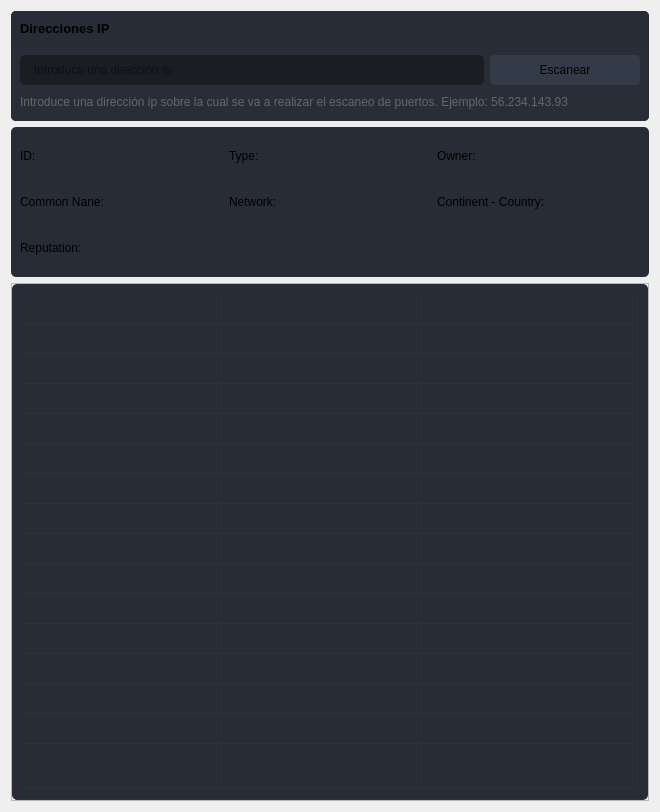
                  <widget class="QWidget" name="page_widgets">
                   <layout class="QVBoxLayout" name="verticalLayout_6">
                    <item>
                     <widget class="QFrame" name="frame">
                      <property name="styleSheet">
                       <string notr="true">border-radius: 5px;</string>
                      </property>
                      <property name="frameShape">
                       <enum>QFrame::StyledPanel</enum>
                      </property>
                      <property name="frameShadow">
                       <enum>QFrame::Raised</enum>
                      </property>
                      <layout class="QVBoxLayout" name="verticalLayout_15">
                       <property name="spacing">
                        <number>0</number>
                       </property>
                       <property name="leftMargin">
                        <number>0</number>
                       </property>
                       <property name="topMargin">
                        <number>0</number>
                       </property>
                       <property name="rightMargin">
                        <number>0</number>
                       </property>
                       <property name="bottomMargin">
                        <number>0</number>
                       </property>
                       <item>
                        <widget class="QFrame" name="frame_div_content_1">
                         <property name="minimumSize">
                          <size>
                           <width>0</width>
                           <height>110</height>
                          </size>
                         </property>
                         <property name="maximumSize">
                          <size>
                           <width>16777215</width>
                           <height>110</height>
                          </size>
                         </property>
                         <property name="styleSheet">
                          <string notr="true">background-color: rgb(41, 45, 56);
border-radius: 5px;
</string>
                         </property>
                         <property name="frameShape">
                          <enum>QFrame::NoFrame</enum>
                         </property>
                         <property name="frameShadow">
                          <enum>QFrame::Raised</enum>
                         </property>
                         <layout class="QVBoxLayout" name="verticalLayout_7">
                          <property name="spacing">
                           <number>0</number>
                          </property>
                          <property name="leftMargin">
                           <number>0</number>
                          </property>
                          <property name="topMargin">
                           <number>0</number>
                          </property>
                          <property name="rightMargin">
                           <number>0</number>
                          </property>
                          <property name="bottomMargin">
                           <number>0</number>
                          </property>
                          <item>
                           <widget class="QFrame" name="frame_title_wid_1">
                            <property name="maximumSize">
                             <size>
                              <width>16777215</width>
                              <height>35</height>
                             </size>
                            </property>
                            <property name="styleSheet">
                             <string notr="true">background-color: rgb(39, 44, 54);</string>
                            </property>
                            <property name="frameShape">
                             <enum>QFrame::StyledPanel</enum>
                            </property>
                            <property name="frameShadow">
                             <enum>QFrame::Raised</enum>
                            </property>
                            <layout class="QVBoxLayout" name="verticalLayout_8">
                             <item>
                              <widget class="QLabel" name="labelBoxBlenderInstalation">
                               <property name="font">
                                <font>
                                 <family>Segoe UI</family>
                                 <pointsize>10</pointsize>
                                 <weight>75</weight>
                                 <bold>true</bold>
                                </font>
                               </property>
                               <property name="styleSheet">
                                <string notr="true"/>
                               </property>
                               <property name="text">
                                <string>Direcciones IP</string>
                               </property>
                              </widget>
                             </item>
                            </layout>
                           </widget>
                          </item>
                          <item>
                           <widget class="QFrame" name="frame_content_wid_1">
                            <property name="frameShape">
                             <enum>QFrame::NoFrame</enum>
                            </property>
                            <property name="frameShadow">
                             <enum>QFrame::Raised</enum>
                            </property>
                            <layout class="QHBoxLayout" name="horizontalLayout_9">
                             <item>
                              <layout class="QGridLayout" name="gridLayout">
                               <property name="bottomMargin">
                                <number>0</number>
                               </property>
                               <item row="0" column="0">
                                <widget class="QLineEdit" name="lineEdit">
                                 <property name="minimumSize">
                                  <size>
                                   <width>0</width>
                                   <height>30</height>
                                  </size>
                                 </property>
                                 <property name="styleSheet">
                                  <string notr="true">QLineEdit {
	background-color: rgb(27, 29, 35);
	border-radius: 5px;
	border: 2px solid rgb(27, 29, 35);
	padding-left: 10px;
}
QLineEdit:hover {
	border: 2px solid rgb(64, 71, 88);
}
QLineEdit:focus {
	border: 2px solid rgb(91, 101, 124);
}</string>
                                 </property>
                                 <property name="placeholderText">
                                  <string>Introduce una dirección ip</string>
                                 </property>
                                </widget>
                               </item>
                               <item row="0" column="1">
                                <widget class="QPushButton" name="escanear">
                                 <property name="sizePolicy">
                                  <sizepolicy hsizetype="Preferred" vsizetype="Preferred">
                                   <horstretch>0</horstretch>
                                   <verstretch>0</verstretch>
                                  </sizepolicy>
                                 </property>
                                 <property name="minimumSize">
                                  <size>
                                   <width>150</width>
                                   <height>30</height>
                                  </size>
                                 </property>
                                 <property name="font">
                                  <font>
                                   <family>Segoe UI</family>
                                   <pointsize>9</pointsize>
                                  </font>
                                 </property>
                                 <property name="styleSheet">
                                  <string notr="true">QPushButton {
	border: 2px solid rgb(52, 59, 72);
	border-radius: 5px;
	background-color: rgb(52, 59, 72);
}
QPushButton:hover {
	background-color: rgb(57, 65, 80);
	border: 2px solid rgb(61, 70, 86);
}
QPushButton:pressed {
	background-color: rgb(35, 40, 49);
	border: 2px solid rgb(43, 50, 61);
}</string>
                                 </property>
                                 <property name="text">
                                  <string>Escanear</string>
                                 </property>
                                 <property name="icon">
                                  <iconset>
                                   <normaloff>icons/16x16/cil-lupita.png</normaloff>icons/16x16/cil-lupita.png</iconset>
                                 </property>
                                </widget>
                               </item>
                               <item row="1" column="0" colspan="2">
                                <widget class="QLabel" name="labelVersion_3">
                                 <property name="styleSheet">
                                  <string notr="true">color: rgb(98, 103, 111);</string>
                                 </property>
                                 <property name="lineWidth">
                                  <number>1</number>
                                 </property>
                                 <property name="text">
                                  <string>Introduce una dirección ip sobre la cual se va a realizar el escaneo de puertos. Ejemplo: 56.234.143.93</string>
                                 </property>
                                 <property name="alignment">
                                  <set>Qt::AlignLeading|Qt::AlignLeft|Qt::AlignVCenter</set>
                                 </property>
                                </widget>
                               </item>
                              </layout>
                             </item>
                            </layout>
                           </widget>
                          </item>
                         </layout>
                        </widget>
                       </item>
                      </layout>
                     </widget>
                    </item>
                    <item>
                     <widget class="QFrame" name="frame_2">
                      <property name="minimumSize">
                       <size>
                        <width>0</width>
                        <height>150</height>
                       </size>
                      </property>
                      <property name="styleSheet">
                       <string notr="true">background-color: rgb(39, 44, 54);
border-radius: 5px;</string>
                      </property>
                      <property name="frameShape">
                       <enum>QFrame::StyledPanel</enum>
                      </property>
                      <property name="frameShadow">
                       <enum>QFrame::Raised</enum>
                      </property>
                      <layout class="QVBoxLayout" name="verticalLayout_11">
                       <item>
                        <layout class="QGridLayout" name="gridLayout_2">
                         <item row="0" column="0">
                          <layout class="QHBoxLayout" name="horizontalLayout_11">
                           <item>
                            <widget class="QLabel" name="label_9">
                             <property name="text">
                              <string>ID: </string>
                             </property>
                            </widget>
                           </item>
                           <item>
                            <widget class="QLabel" name="label_8">
                             <property name="text">
                              <string>Type: </string>
                             </property>
                            </widget>
                           </item>
                           <item>
                            <widget class="QLabel" name="label_2">
                             <property name="text">
                              <string>Owner: </string>
                             </property>
                            </widget>
                           </item>
                          </layout>
                         </item>
                         <item row="2" column="0">
                          <layout class="QHBoxLayout" name="horizontalLayout_15">
                           <item>
                            <widget class="QLabel" name="label_11">
                             <property name="text">
                              <string>Common Nane:</string>
                             </property>
                            </widget>
                           </item>
                           <item>
                            <widget class="QLabel" name="label_10">
                             <property name="text">
                              <string>Network:</string>
                             </property>
                            </widget>
                           </item>
                           <item>
                            <widget class="QLabel" name="label_3">
                             <property name="text">
                              <string>Continent - Country:</string>
                             </property>
                            </widget>
                           </item>
                          </layout>
                         </item>
                         <item row="5" column="0">
                          <widget class="QLabel" name="label_4">
                           <property name="text">
                            <string>Reputation: </string>
                           </property>
                          </widget>
                         </item>
                        </layout>
                       </item>
                      </layout>
                     </widget>
                    </item>
                    <item>
                     <widget class="QFrame" name="frame_3">
                      <property name="minimumSize">
                       <size>
                        <width>0</width>
                        <height>150</height>
                       </size>
                      </property>
                      <property name="frameShape">
                       <enum>QFrame::StyledPanel</enum>
                      </property>
                      <property name="frameShadow">
                       <enum>QFrame::Raised</enum>
                      </property>
                      <layout class="QHBoxLayout" name="horizontalLayout_12">
                       <property name="spacing">
                        <number>0</number>
                       </property>
                       <property name="leftMargin">
                        <number>0</number>
                       </property>
                       <property name="topMargin">
                        <number>0</number>
                       </property>
                       <property name="rightMargin">
                        <number>0</number>
                       </property>
                       <property name="bottomMargin">
                        <number>0</number>
                       </property>
                       <item>
                        <widget class="QTableWidget" name="tableWidget">
                         <property name="sizePolicy">
                          <sizepolicy hsizetype="Expanding" vsizetype="Expanding">
                           <horstretch>0</horstretch>
                           <verstretch>0</verstretch>
                          </sizepolicy>
                         </property>
                         <property name="palette">
                          <palette>
                           <active>
                            <colorrole role="WindowText">
                             <brush brushstyle="SolidPattern">
                              <color alpha="255">
                               <red>210</red>
                               <green>210</green>
                               <blue>210</blue>
                              </color>
                             </brush>
                            </colorrole>
                            <colorrole role="Button">
                             <brush brushstyle="SolidPattern">
                              <color alpha="255">
                               <red>39</red>
                               <green>44</green>
                               <blue>54</blue>
                              </color>
                             </brush>
                            </colorrole>
                            <colorrole role="Text">
                             <brush brushstyle="SolidPattern">
                              <color alpha="255">
                               <red>210</red>
                               <green>210</green>
                               <blue>210</blue>
                              </color>
                             </brush>
                            </colorrole>
                            <colorrole role="ButtonText">
                             <brush brushstyle="SolidPattern">
                              <color alpha="255">
                               <red>210</red>
                               <green>210</green>
                               <blue>210</blue>
                              </color>
                             </brush>
                            </colorrole>
                            <colorrole role="Base">
                             <brush brushstyle="SolidPattern">
                              <color alpha="255">
                               <red>39</red>
                               <green>44</green>
                               <blue>54</blue>
                              </color>
                             </brush>
                            </colorrole>
                            <colorrole role="Window">
                             <brush brushstyle="SolidPattern">
                              <color alpha="255">
                               <red>39</red>
                               <green>44</green>
                               <blue>54</blue>
                              </color>
                             </brush>
                            </colorrole>
                            <colorrole role="PlaceholderText">
                             <brush brushstyle="NoBrush">
                              <color alpha="128">
                               <red>210</red>
                               <green>210</green>
                               <blue>210</blue>
                              </color>
                             </brush>
                            </colorrole>
                           </active>
                           <inactive>
                            <colorrole role="WindowText">
                             <brush brushstyle="SolidPattern">
                              <color alpha="255">
                               <red>210</red>
                               <green>210</green>
                               <blue>210</blue>
                              </color>
                             </brush>
                            </colorrole>
                            <colorrole role="Button">
                             <brush brushstyle="SolidPattern">
                              <color alpha="255">
                               <red>39</red>
                               <green>44</green>
                               <blue>54</blue>
                              </color>
                             </brush>
                            </colorrole>
                            <colorrole role="Text">
                             <brush brushstyle="SolidPattern">
                              <color alpha="255">
                               <red>210</red>
                               <green>210</green>
                               <blue>210</blue>
                              </color>
                             </brush>
                            </colorrole>
                            <colorrole role="ButtonText">
                             <brush brushstyle="SolidPattern">
                              <color alpha="255">
                               <red>210</red>
                               <green>210</green>
                               <blue>210</blue>
                              </color>
                             </brush>
                            </colorrole>
                            <colorrole role="Base">
                             <brush brushstyle="SolidPattern">
                              <color alpha="255">
                               <red>39</red>
                               <green>44</green>
                               <blue>54</blue>
                              </color>
                             </brush>
                            </colorrole>
                            <colorrole role="Window">
                             <brush brushstyle="SolidPattern">
                              <color alpha="255">
                               <red>39</red>
                               <green>44</green>
                               <blue>54</blue>
                              </color>
                             </brush>
                            </colorrole>
                            <colorrole role="PlaceholderText">
                             <brush brushstyle="NoBrush">
                              <color alpha="128">
                               <red>210</red>
                               <green>210</green>
                               <blue>210</blue>
                              </color>
                             </brush>
                            </colorrole>
                           </inactive>
                           <disabled>
                            <colorrole role="WindowText">
                             <brush brushstyle="SolidPattern">
                              <color alpha="255">
                               <red>210</red>
                               <green>210</green>
                               <blue>210</blue>
                              </color>
                             </brush>
                            </colorrole>
                            <colorrole role="Button">
                             <brush brushstyle="SolidPattern">
                              <color alpha="255">
                               <red>39</red>
                               <green>44</green>
                               <blue>54</blue>
                              </color>
                             </brush>
                            </colorrole>
                            <colorrole role="Text">
                             <brush brushstyle="SolidPattern">
                              <color alpha="255">
                               <red>210</red>
                               <green>210</green>
                               <blue>210</blue>
                              </color>
                             </brush>
                            </colorrole>
                            <colorrole role="ButtonText">
                             <brush brushstyle="SolidPattern">
                              <color alpha="255">
                               <red>210</red>
                               <green>210</green>
                               <blue>210</blue>
                              </color>
                             </brush>
                            </colorrole>
                            <colorrole role="Base">
                             <brush brushstyle="SolidPattern">
                              <color alpha="255">
                               <red>39</red>
                               <green>44</green>
                               <blue>54</blue>
                              </color>
                             </brush>
                            </colorrole>
                            <colorrole role="Window">
                             <brush brushstyle="SolidPattern">
                              <color alpha="255">
                               <red>39</red>
                               <green>44</green>
                               <blue>54</blue>
                              </color>
                             </brush>
                            </colorrole>
                            <colorrole role="PlaceholderText">
                             <brush brushstyle="NoBrush">
                              <color alpha="128">
                               <red>210</red>
                               <green>210</green>
                               <blue>210</blue>
                              </color>
                             </brush>
                            </colorrole>
                           </disabled>
                          </palette>
                         </property>
                         <property name="contextMenuPolicy">
                          <enum>Qt::DefaultContextMenu</enum>
                         </property>
                         <property name="styleSheet">
                          <string notr="true">QTableWidget {
	background-color: rgb(39, 44, 54);
	padding: 10px;
	border-radius: 5px;
	gridline-color: rgb(44, 49, 60);
	border-bottom: 1px solid rgb(44, 49, 60);
}
QTableWidget::item{
	border-color: rgb(44, 49, 60);
	padding-left: 5px;
	padding-right: 5px;
	gridline-color: rgb(44, 49, 60);
}
QTableWidget::item:selected{
	background-color: rgb(85, 170, 255);
}
QScrollBar:horizontal {
    border: none;
    background: rgb(52, 59, 72);
    height: 14px;
    margin: 0px 21px 0 21px;
	border-radius: 0px;
}
 QScrollBar:vertical {
	border: none;
    background: rgb(52, 59, 72);
    width: 14px;
    margin: 21px 0 21px 0;
	border-radius: 0px;
 }
QHeaderView::section{
	Background-color: rgb(39, 44, 54);
	max-width: 30px;
	border: 1px solid rgb(44, 49, 60);
	border-style: none;
    border-bottom: 1px solid rgb(44, 49, 60);
    border-right: 1px solid rgb(44, 49, 60);
}
QTableWidget::horizontalHeader {
	background-color: rgb(81, 255, 0);
}
QHeaderView::section:horizontal
{
    border: 1px solid rgb(32, 34, 42);
	background-color: rgb(27, 29, 35);
	padding: 3px;
	border-top-left-radius: 7px;
    border-top-right-radius: 7px;
}
QHeaderView::section:vertical
{
    border: 1px solid rgb(44, 49, 60);
}
</string>
                         </property>
                         <property name="frameShape">
                          <enum>QFrame::NoFrame</enum>
                         </property>
                         <property name="verticalScrollBarPolicy">
                          <enum>Qt::ScrollBarAsNeeded</enum>
                         </property>
                         <property name="horizontalScrollBarPolicy">
                          <enum>Qt::ScrollBarAsNeeded</enum>
                         </property>
                         <property name="sizeAdjustPolicy">
                          <enum>QAbstractScrollArea::AdjustToContents</enum>
                         </property>
                         <property name="editTriggers">
                          <set>QAbstractItemView::NoEditTriggers</set>
                         </property>
                         <property name="alternatingRowColors">
                          <bool>false</bool>
                         </property>
                         <property name="selectionMode">
                          <enum>QAbstractItemView::SingleSelection</enum>
                         </property>
                         <property name="selectionBehavior">
                          <enum>QAbstractItemView::SelectRows</enum>
                         </property>
                         <property name="showGrid">
                          <bool>true</bool>
                         </property>
                         <property name="gridStyle">
                          <enum>Qt::SolidLine</enum>
                         </property>
                         <property name="sortingEnabled">
                          <bool>true</bool>
                         </property>
                         <property name="wordWrap">
                          <bool>false</bool>
                         </property>
                         <property name="columnCount">
                          <number>3</number>
                         </property>
                         <attribute name="horizontalHeaderVisible">
                          <bool>false</bool>
                         </attribute>
                         <attribute name="horizontalHeaderCascadingSectionResizes">
                          <bool>true</bool>
                         </attribute>
                         <attribute name="horizontalHeaderDefaultSectionSize">
                          <number>200</number>
                         </attribute>
                         <attribute name="horizontalHeaderStretchLastSection">
                          <bool>true</bool>
                         </attribute>
                         <attribute name="verticalHeaderVisible">
                          <bool>false</bool>
                         </attribute>
                         <attribute name="verticalHeaderCascadingSectionResizes">
                          <bool>false</bool>
                         </attribute>
                         <attribute name="verticalHeaderHighlightSections">
                          <bool>false</bool>
                         </attribute>
                         <attribute name="verticalHeaderStretchLastSection">
                          <bool>true</bool>
                         </attribute>
                         <row>
                          <property name="text">
                           <string>New Row</string>
                          </property>
                          <property name="font">
                           <font>
                            <family>Segoe UI</family>
                           </font>
                          </property>
                         </row>
                         <row>
                          <property name="text">
                           <string>New Row</string>
                          </property>
                         </row>
                         <row>
                          <property name="text">
                           <string>New Row</string>
                          </property>
                         </row>
                         <row>
                          <property name="text">
                           <string>New Row</string>
                          </property>
                         </row>
                         <row>
                          <property name="text">
                           <string>New Row</string>
                          </property>
                         </row>
                         <row>
                          <property name="text">
                           <string>New Row</string>
                          </property>
                         </row>
                         <row>
                          <property name="text">
                           <string>New Row</string>
                          </property>
                         </row>
                         <row>
                          <property name="text">
                           <string>New Row</string>
                          </property>
                         </row>
                         <row>
                          <property name="text">
                           <string>New Row</string>
                          </property>
                         </row>
                         <row/>
                         <row/>
                         <row/>
                         <row/>
                         <row/>
                         <row/>
                         <row/>
                         <column>
                          <property name="text">
                           <string>0</string>
                          </property>
                         </column>
                         <column>
                          <property name="text">
                           <string>1</string>
                          </property>
                         </column>
                         <column>
                          <property name="text">
                           <string>2</string>
                          </property>
                         </column>
                         <item row="0" column="0">
                          <property name="text">
                           <string/>
                          </property>
                         </item>
                         <item row="0" column="1">
                          <property name="text">
                           <string/>
                          </property>
                         </item>
                         <item row="0" column="2">
                          <property name="text">
                           <string/>
                          </property>
                         </item>
                        </widget>
                       </item>
                      </layout>
                     </widget>
                    </item>
                   </layout>
                  </widget>
